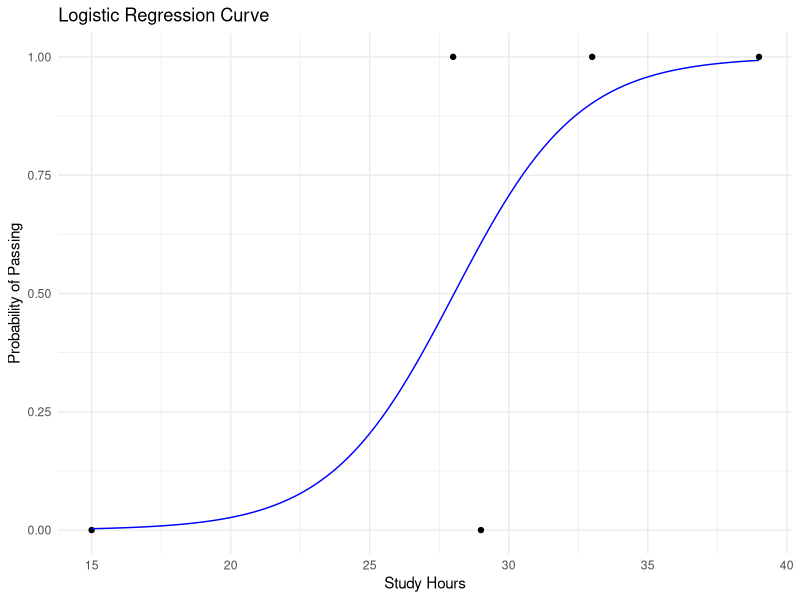

Here is the R script that generated this plot:
# Step 1: Create the dataset
data <- data.frame(
  Study_Hours = c(29, 15, 33, 28, 39),
  Pass_Fail = c(0, 0, 1, 1, 1)
)

# Step 2: Fit a logistic regression model
model <- glm(Pass_Fail ~ Study_Hours, data = data, family = binomial)

# Step 3: Predict the probability of passing for 33 hours of study
new_data <- data.frame(Study_Hours = 33)
predicted_probability <- predict(model, newdata = new_data, type = "response")

# Print the predicted probability
print(predicted_probability)

# Step 4: Determine the minimum number of study hours for 95% probability of passing
# The logistic regression equation is:
# log(p / (1 - p)) = beta_0 + beta_1 * Study_Hours
# For p = 0.95:
# log(0.95 / 0.05) = beta_0 + beta_1 * Study_Hours
# Solve for Study_Hours

coefficients <- coef(model)
beta_0 <- coefficients[1]
beta_1 <- coefficients[2]
print(beta_0)
print(beta_1)
required_hours <- (log(0.95 / 0.05) - beta_0) / beta_1
print(required_hours)

# Step 5: Plot the logistic regression curve
# Load necessary library for plotting
library(ggplot2)

# Create a sequence of Study_Hours for plotting
study_hours_seq <- seq(min(data$Study_Hours), max(data$Study_Hours), length.out = 100)

# Predict the probabilities for the sequence
predicted_probabilities <- predict(model, newdata = data.frame(Study_Hours = study_hours_seq), type = "response")

# Create a dataframe for plotting
plot_data <- data.frame(Study_Hours = study_hours_seq, Probability = predicted_probabilities)

# Plot
ggplot(data, aes(x = Study_Hours, y = Pass_Fail)) +
  geom_point() +
  geom_line(data = plot_data, aes(x = Study_Hours, y = Probability), color = 'blue') +
  labs(title = 'Logistic Regression Curve',
       x = 'Study Hours',
       y = 'Probability of Passing') +
  theme_minimal()
